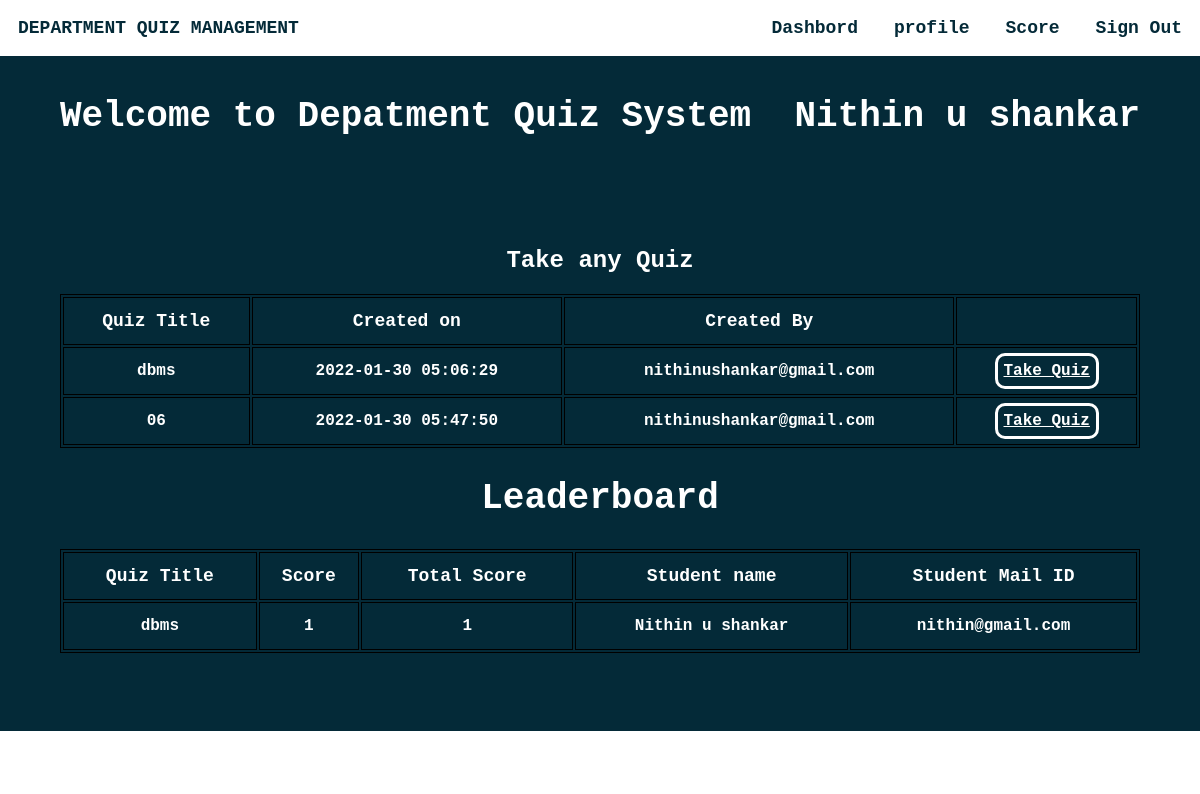
/homestud.php (signed in), run on the app's committed database.
### tables this page shows
CREATE TABLE `student` (
  `usn` varchar(10) NOT NULL,
  `name` varchar(20) NOT NULL,
  `mail` varchar(30) NOT NULL,
  `phno` varchar(10) NOT NULL,
  `gender` varchar(1) NOT NULL,
  `DOB` varchar(10) NOT NULL,
  `pw` varchar(200) NOT NULL,
  `dept` varchar(3) DEFAULT NULL
);

CREATE TABLE `quiz` (
  `quizid` int(11) NOT NULL,
  `quizname` varchar(20) NOT NULL,
  `date_created` timestamp NOT NULL DEFAULT current_timestamp(),
  `mail` varchar(30) DEFAULT NULL
);

CREATE TABLE `score` (
  `slno` int(11) NOT NULL,
  `score` int(11) NOT NULL,
  `quizid` int(11) NOT NULL,
  `mail` varchar(30) DEFAULT NULL,
  `totalscore` int(11) DEFAULT NULL,
  `remark` varchar(20) DEFAULT NULL
);

### homestud.php (the view, shortened to what this page needs)
<html>
<head>
</head>
<?php
require_once 'sql.php';
                $conn = mysqli_connect($host, $user, $ps, $project);if (!$conn) {
    echo "<script>alert(\"Database error retry after some time !\")</script>";
}
?>
<body style="color: #fff !important;font-weight:bolder;margin: 0 !important;font-weight: bolder !important;font-family: 'Courier New', Courier, monospace;">
    <div style="background-color: #042A38;height: auto;">
        <div class="navbar" style="display: inline-flex;width: 100%;color:#042A38;position:fixed;">
            <section style="margin: 1.5vw;">DEPARTMENT QUIZ MANAGEMENT</section>
            <ul style="display: inline-flex;padding: 0 !important;margin: 0;float: right;right: 0;position: fixed;width: 50vw;">
                <li onclick="dash()">Dashbord</li>
                <li onclick="prof()">profile</li>
                <li onclick="score()">Score</li>
                <li onclick="lo()">Sign Out</li>
            </ul>
        </div><br><br>
        <?php
        $type1 = $_SESSION["type"];
        $username1 = $_SESSION["username"];
        $sql = "select * from " . $type1 . " where mail='{$username1}'";
        $res =   mysqli_query($conn, $sql);
        if ($res == true) {
            while ($row = mysqli_fetch_array($res)) {
                $dbname = $row['name'];
            }
        }
        ?>
        <center><section style="width:100vw;margin:0vw;margin-top:5vw;font-size:3vw;">Welcome to Depatment Quiz System &nbsp;<?php echo $dbname ?></section></center>
        <section style="color:#fff !important"><br><br><br><br><br>
        <?php
            $sql ="select * from quiz";
            $res=mysqli_query($conn,$sql);
            if($res)
            {
                echo "<center><h1 style=\"font-size:2vw;\">Take any Quiz</h1></center>";
                echo "<center><table><thead><tr><td>Quiz Title</td><td>Created on</td><td>Created By</td><td>  </td></tr></thead>";
                while ($row = mysqli_fetch_assoc($res)) {
                    echo "<tr><td>".$row["quizname"]."</td><td>".$row["date_created"]."</td><td>".$row["mail"]."</td><td><a id=\"tq\" href='takeq.php?qid=".$row['quizid']."'>Take Quiz</button></tr>";
                }
                echo "</table></center>";
            }
            ?>
        </section>
            <section style="color:#fff !important">
            <?php
            $sql="call leaderboard;";
            $res=mysqli_query($conn,$sql);
            if($res)
            {
                echo "<center><h1 style=\"font-size: 3vw\">Leaderboard</h1></center>";
                echo "<table id=\"le\"><thead><tr><td>Quiz Title</td><td>Score</td><td>Total Score</td><td>Student name</td><td>Student Mail ID</td></tr></thead>";
                while ($row = mysqli_fetch_assoc($res)) {
                    echo "<tr><td>".$row["quizname"]."</td><td>".$row["score"]."</td><td>".$row["totalscore"]."</td><td>".$row["name"]."</td><td>".$row["mail"]."</td></tr>";
                }
                echo "</table><br><br><br>";
            }
            else{
                echo mysqli_error($conn);
            }
            ?>
        </section>
    </div>
    <?php require("footer.php");?>
</body>
</html>

### homestud.php (style rules this page uses)
li { margin: 1.5vw; font-size: 1.5vw !important; }
ul { list-style: none; width: auto !important; font-weight: 2vw !important; }
.navbar { background-color: white !important; font-size: 1.5vw !important; }
a { text-decoration: none; color: #fff; }
table { width: 90vw; margin-left: 5vw; margin-right: 5vw; align-content: center; border: 1px solid black; }
thead { font-weight:900; font-size: 1.5vw; }
td { width: auto; border: 1px solid black; text-align: center; height: 4vw; font-weight: bold; }
#tq { text-decoration: underline; border: 3px solid #fff; padding: 0.5vw; border-radius: 10px; }
#le { margin-bottom: 2vw; }

### data on the page
student: name "Nithin u shankar"
quiz: quizname "dbms", date_created "2022-01-30 05:06:29", mail "nithinushankar@gmail.com"
quiz: quizname "06", date_created "2022-01-30 05:47:50", mail "nithinushankar@gmail.com"
score: quizid.quizname "dbms", score "1", totalscore "1", mail.name "Nithin u shankar", mail "nithin@gmail.com"
